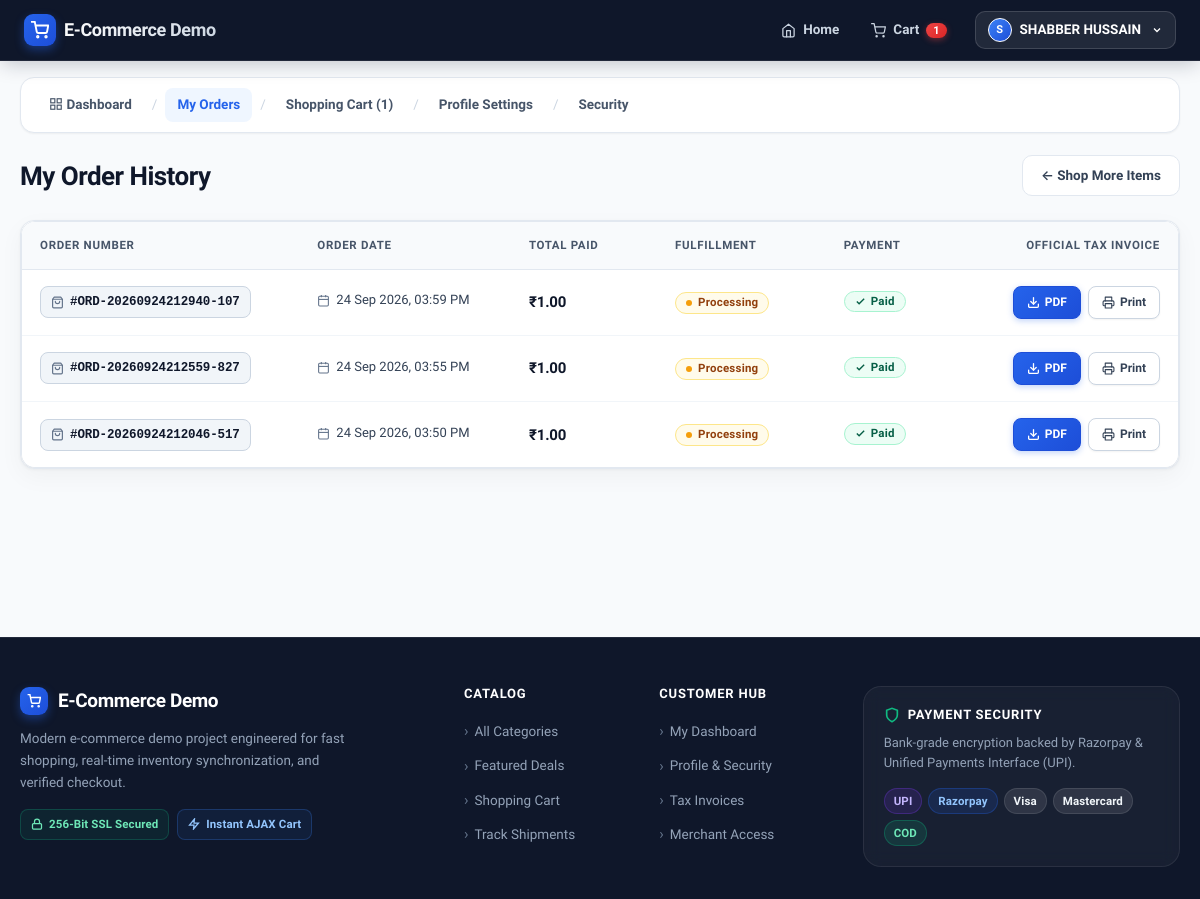
Before: /orders (signed in) with the older database file.
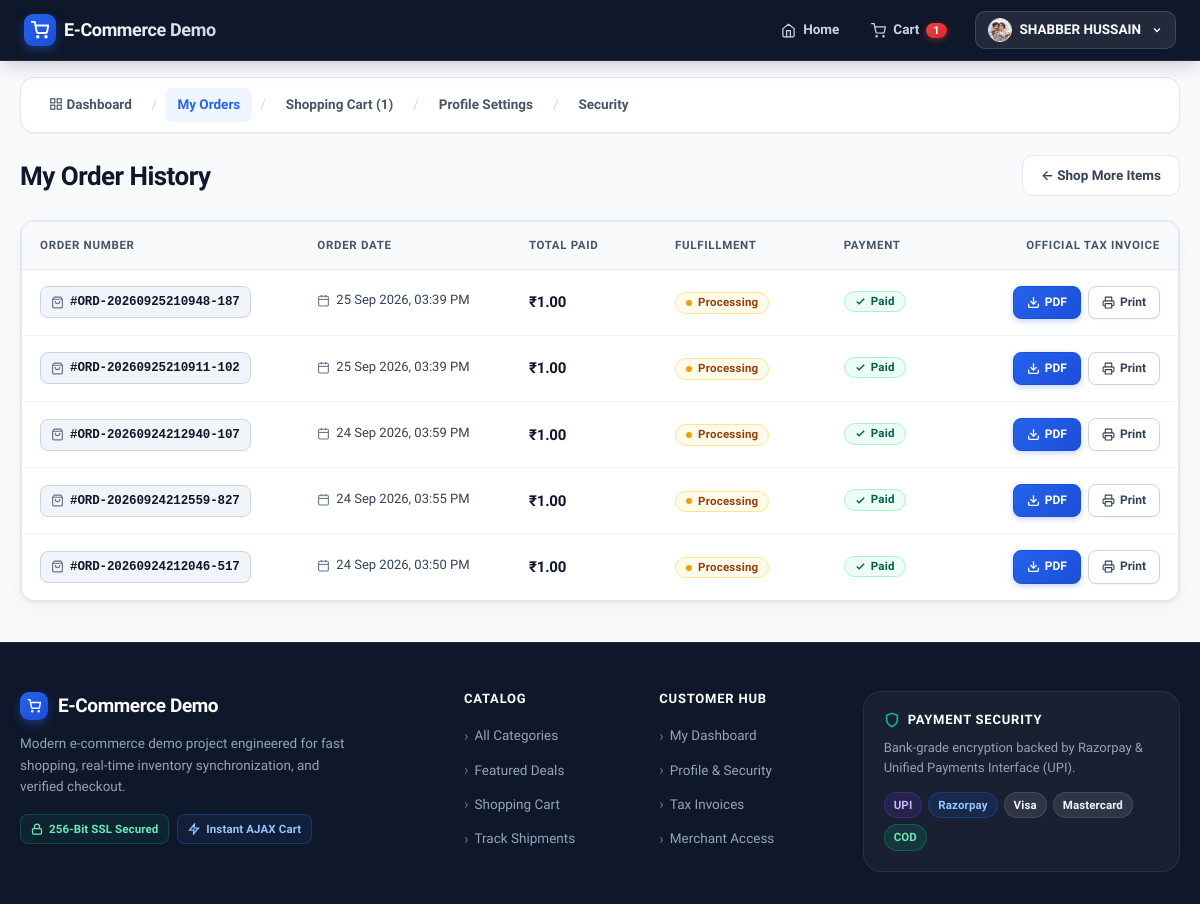
After: the same page with the newer database file.
### tables this page shows
CREATE TABLE payments (
    payment_id INTEGER PRIMARY KEY AUTOINCREMENT,
    order_id INTEGER NOT NULL,
    payment_method TEXT NOT NULL,
    payment_status TEXT NOT NULL DEFAULT 'pending',
    amount_paid REAL NOT NULL,
    payment_date TIMESTAMP DEFAULT CURRENT_TIMESTAMP,
    transaction_id TEXT NOT NULL UNIQUE,
    FOREIGN KEY (order_id) REFERENCES orders(order_id) ON DELETE CASCADE
);

CREATE TABLE orders (
    order_id INTEGER PRIMARY KEY AUTOINCREMENT,
    order_number TEXT NOT NULL UNIQUE,
    customer_id INTEGER NOT NULL,
    address_id INTEGER NOT NULL,
    order_date TIMESTAMP DEFAULT CURRENT_TIMESTAMP,
    order_status TEXT NOT NULL DEFAULT 'pending',
    total_amount REAL NOT NULL,
    created_at TIMESTAMP DEFAULT CURRENT_TIMESTAMP,
    updated_at TIMESTAMP DEFAULT CURRENT_TIMESTAMP,
    FOREIGN KEY (customer_id) REFERENCES customers(customer_id) ON DELETE RESTRICT,
    FOREIGN KEY (address_id) REFERENCES address(address_id) ON DELETE RESTRICT
);

CREATE TABLE customers (
    customer_id INTEGER PRIMARY KEY AUTOINCREMENT, 
    first_name TEXT NOT NULL,
    last_name TEXT NOT NULL,
    e_mail TEXT NOT NULL UNIQUE,
    password_hash TEXT NOT NULL,
    role TEXT NOT NULL DEFAULT 'user',
    phone_number TEXT NOT NULL DEFAULT '',
    profile_image TEXT NULL,
    status TEXT DEFAULT 'active',
    created_at TIMESTAMP DEFAULT CURRENT_TIMESTAMP,
    updated_at TIMESTAMP DEFAULT CURRENT_TIMESTAMP
);

### app.py (the view)
@app.route('/orders')
@login_required
def customer_orders():
    customer_id = session.get('user_id')
    conn = db_connection()
    orders = []
    if conn:
        try:
            cursor = conn.cursor(dictionary=True)
            cursor.execute("""
                SELECT o.*, p.payment_status, p.transaction_id
                FROM orders o
                LEFT JOIN payments p ON o.order_id = p.order_id
                WHERE o.customer_id = %s
                ORDER BY o.order_id DESC
            """, (customer_id,))
            orders = cursor.fetchall()
            cursor.close()
            conn.close()
        except Exception as err:
            print(f"Error fetching customer orders: {err}")
            if conn:
                conn.close()
    return render_template('website/orders.html', orders=orders)

### app.py (called while the page is built)
@app.after_request
def add_no_cache_headers(response):
    response.headers['Cache-Control'] = 'no-store, no-cache, must-revalidate, post-check=0, pre-check=0, max-age=0'
    response.headers['Pragma'] = 'no-cache'
    response.headers['Expires'] = '-1'
    return response

def login_required(view):
    @wraps(view)
    def wrapped_view(*args, **kwargs):
        if 'user_id' not in session:
            flash('Please log in to continue.', 'warning')
            return redirect(url_for('login', next=request.path))
        return view(*args, **kwargs)
    return wrapped_view

### config.py (called while the page is built, shortened)
def db_connection():
    if Config.DB_ENGINE == 'sqlite':
        try:
            conn = sqlite3.connect(Config.SQLITE_DB_PATH, check_same_thread=False)
            conn.row_factory = sqlite3.Row
            return SQLiteConnectionWrapper(conn)
        except Exception as err:
            print(f"SQLite database connection error: {err}")
            return None

    def execute(self, sql, params=None):
        tsql = self._translate(sql)
        if params is not None:
            return self._cursor.execute(tsql, tuple(params))
        return self._cursor.execute(tsql)

### templates/website/orders.html (shortened to what the changed rows need)
{% extends "base.html" %}
{% block content %}
<div style="margin-bottom: 24px; display: flex; justify-content: space-between; align-items: flex-end; flex-wrap: wrap; gap: 14px;">
    <div>
        <h1 style="font-size: 26px; font-weight: 800; color: #0f172a; margin-bottom: 4px;">My Order History</h1>
    </div>
</div>
{% if orders %}
    <div class="orders-desktop-view">
        <div class="orders-table-card">
            <div class="table-responsive" style="margin: 0;">
                <table class="orders-table">
                    <thead>
                        <tr>
                            <th style="min-width: 230px;">Order Number</th>
                            <th style="min-width: 170px;">Order Date</th>
                            <th style="min-width: 130px;">Total Paid</th>
                            <th style="min-width: 150px;">Fulfillment</th>
                            <th style="min-width: 130px;">Payment</th>
                            <th style="min-width: 180px; text-align: right;">Official Tax Invoice</th>
                        </tr>
                    </thead>
                    <tbody>
                        {% for ord in orders %}
                            <tr>
                                <td>
                                    <span class="order-num-pill" title="Order ID: {{ ord.order_number }}">
                                        <svg width="13" height="13" viewBox="0 0 24 24" fill="none" stroke="currentColor" stroke-width="2.2" stroke-linecap="round" stroke-linejoin="round">
                                            <path d="M6 2L3 6v14a2 2 0 0 0 2 2h14a2 2 0 0 0 2-2V6l-3-4z"></path>
                                            <line x1="3" y1="6" x2="21" y2="6"></line>
                                            <path d="M16 10a4 4 0 0 1-8 0"></path>
                                        </svg>
                                        <span>#{{ ord.order_number }}</span>
                                    </span>
                                </td>
                                <td>
                                    <div style="color: #334155; font-size: 13px; font-weight: 500; display: inline-flex; align-items: center; gap: 6px;">
                                        <svg width="13" height="13" viewBox="0 0 24 24" fill="none" stroke="#64748b" stroke-width="2">
                                            <rect x="3" y="4" width="18" height="18" rx="2" ry="2"></rect>
                                            <line x1="16" y1="2" x2="16" y2="6"></line>
                                            <line x1="8" y1="2" x2="8" y2="6"></line>
                                            <line x1="3" y1="10" x2="21" y2="10"></line>
                                        </svg>
                                        <span>{{ ord.order_date.strftime('%d %b %Y, %I:%M %p') if ord.order_date else '—' }}</span>
                                    </div>
                                </td>
                                <td>
                                    <span style="font-weight: 800; color: #0f172a; font-size: 15px; letter-spacing: -0.01em;">
                                        ₹{{ "%.2f"|format(ord.total_amount) }}
                                    </span>
                                </td>
                                <td>
                                    {% if ord.order_status == 'delivered' %}
                                        <span class="badge badge-success" style="display: inline-flex; align-items: center; gap: 6px; padding: 4px 10px; border-radius: 9999px;">
                                            <span style="width: 6px; height: 6px; border-radius: 50%; background: #10b981;"></span>
                                            Delivered
                                        </span>
                                    {% elif ord.order_status == 'shipped' %}
                                        <span class="badge badge-info" style="display: inline-flex; align-items: center; gap: 6px; padding: 4px 10px; border-radius: 9999px;">
                                            <span style="width: 6px; height: 6px; border-radius: 50%; background: #2563eb;"></span>
                                            Shipped
                                        </span>
                                    {% elif ord.order_status == 'processing' %}
                                        <span class="badge badge-warning" style="display: inline-flex; align-items: center; gap: 6px; padding: 4px 10px; border-radius: 9999px;">
                                            <span style="width: 6px; height: 6px; border-radius: 50%; background: #f59e0b;"></span>
                                            Processing
                                        </span>
                                    {% else %}
                                        <span class="badge badge-neutral" style="padding: 4px 10px; border-radius: 9999px;">
                                            {{ ord.order_status|capitalize }}
                                        </span>
                                    {% endif %}
                                </td>
                                <td>
                                    {% if ord.payment_status == 'completed' %}
                                        <span class="badge badge-success" style="display: inline-flex; align-items: center; gap: 5px; padding: 4px 10px; border-radius: 9999px;">
                                            <svg width="11" height="11" viewBox="0 0 24 24" fill="none" stroke="currentColor" stroke-width="3">
                                                <polyline points="20 6 9 17 4 12"></polyline>
                                            </svg>
                                            Paid
                                        </span>
                                    {% else %}
                                        <span class="badge badge-warning" style="padding: 4px 10px; border-radius: 9999px;">
                                            {{ ord.payment_status|capitalize or 'Pending' }}
                                        </span>
                                    {% endif %}
                                </td>
                                <td style="text-align: right; white-space: nowrap;">
                                    <div class="order-invoice-actions">
                                        <a href="{{ url_for('download_invoice', order_id=ord.order_id) }}" class="btn-invoice-pdf" title="Download Official Tax Invoice PDF">
                                            <svg width="13" height="13" viewBox="0 0 24 24" fill="none" stroke="currentColor" stroke-width="2.4" stroke-linecap="round" stroke-linejoin="round">
                                                <path d="M21 15v4a2 2 0 0 1-2 2H5a2 2 0 0 1-2-2v-4"></path>
                                                <polyline points="7 10 12 15 17 10"></polyline>
                                                <line x1="12" y1="15" x2="12" y2="3"></line>
                                            </svg>
                                            <span>PDF</span>
                                        </a>
                                        <a href="{{ url_for('order_invoice', order_id=ord.order_id) }}" target="_blank" class="btn-invoice-print" title="View & Print Official Invoice">
                                            <span>Print</span>
                                        </a>
                                    </div>
                                </td>
                            </tr>
                        {% endfor %}
                    </tbody>
                </table>
            </div>
        </div>
    </div>
{% endif %}
{% endblock %}

### templates/base.html (shortened to what the changed rows need)
<!DOCTYPE html>
<html lang="en">
<head>
    <link rel="stylesheet" href="{{ url_for('static', filename='css/style.css') }}?v=13.0">
</head>
<body>
    <header class="site-header">
        <nav class="navbar">
            <ul class="desktop-nav-links">
                {% if current_user.is_authenticated %}
                <li class="dropdown" style="margin-left: 10px; flex-shrink: 0;">
                    <div class="dropdown-toggle" onclick="toggleDropdownMenu(event)">
                        {% if current_user.profile_image %}
                        <img src="{{ url_for('uploaded_file', filename=current_user.profile_image) }}" alt="Avatar"
                            style="width: 24px; height: 24px; border-radius: 50%; object-fit: cover; border: 1.5px solid #ffffff;">
                        {% else %}
                        <span class="user-avatar-circle">{{ current_user.name[:1]|upper }}</span>
                        {% endif %}
                        <span>{{ current_user.name }}</span>
                        <svg width="12" height="12" viewBox="0 0 24 24" fill="none" stroke="currentColor"
                            stroke-width="2.5" style="margin-left: 2px;">
                            <polyline points="6 9 12 15 18 9"></polyline>
                        </svg>
                    </div>
                </li>
                {% endif %}
            </ul>
        </nav>
    </header>
    <div class="site-wrapper">
        <main>
            {% block content %}{% endblock %}
        </main>
    </div>
</body>
</html>

Changed rows visible on the page:
now on this page (row edited): customers: profile_image (picture)
added payments: order_number "ORD-20260925210948-187", order_date "25 Sep 2026, 03:39 PM", payment_status "completed" (drawn)
added orders: total_amount "1.00"
added payments: order_number "ORD-20260925210911-102", order_date "25 Sep 2026, 03:39 PM", payment_status "completed" (drawn)
added orders: total_amount "1.00"
Other visible differences:
{{ current_user.name[:1]|upper }}: "S" → (not shown)
